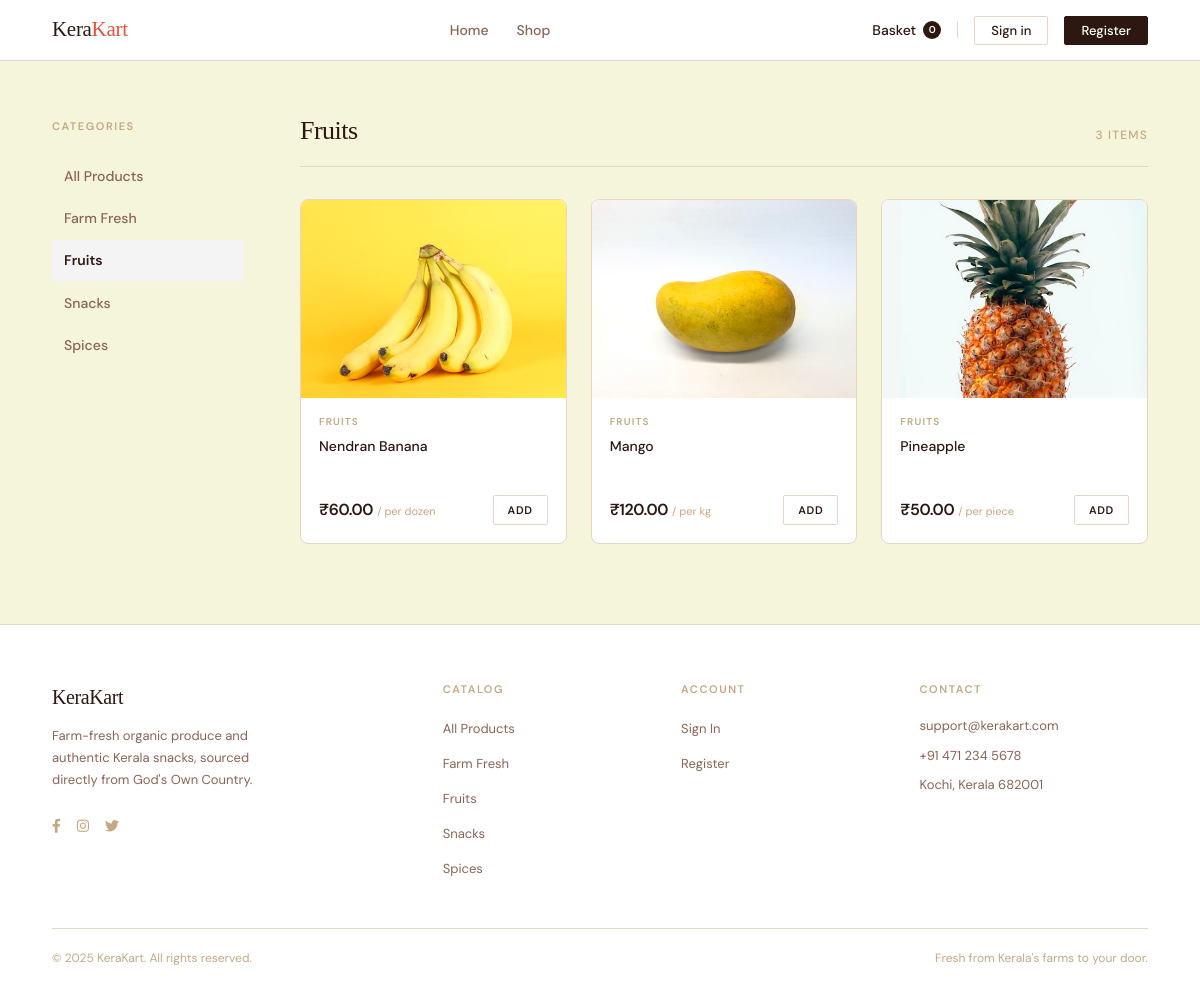
Page /products/?category=fruits on the committed database.
### store/models.py (models this page shows, shortened)
class Category(models.Model):
    name = models.CharField(max_length=100)
    slug = models.SlugField(unique=True)
    image = models.ImageField(upload_to='categories/', blank=True)
    class Meta:
        verbose_name_plural = 'categories'

class Product(models.Model):
    category = models.ForeignKey(Category, on_delete=models.CASCADE, related_name='products')
    name = models.CharField(max_length=200)
    slug = models.SlugField(unique=True)
    description = models.TextField()
    price = models.DecimalField(max_digits=8, decimal_places=2)
    unit = models.CharField(max_length=50)  # e.g. "per kg", "per pack"
    image = models.ImageField(upload_to='products/', blank=True)
    stock = models.PositiveIntegerField(default=0)
    is_available = models.BooleanField(default=True)

### store/views.py (the view)
# urls.py: path('products/', views.product_list, name='product_list'),
def product_list(request):
    categories = Category.objects.all()
    products = Product.objects.filter(is_available=True)
    category_slug = request.GET.get('category')
    selected_category = None
    if category_slug:
        selected_category = get_object_or_404(Category, slug=category_slug)
        products = products.filter(category=selected_category)
    context = {
        'categories': categories,
        'products': products,
        'selected_category': selected_category,
    }
    return render(request, 'store/products.html', context)

### cart/context_processors.py (called while the page is built)
def cart_count(request):
    count = 0
    if 'cart' in request.session:
        cart = request.session['cart']
        for item in cart.values():
            count += item.get('qty', 0)
    return {'cart_count': count}

### templates/store/products.html (shortened to what this page needs)
{% extends 'base.html' %}
{% load static %}
{% block content %}
<div class="container">
    <div class="catalog-layout">
        <aside class="sidebar">
            <p class="sidebar-title">Categories</p>
            <ul class="filter-list">
                <li class="filter-item">
                    <a href="{% url 'store:product_list' %}" class="filter-link {% if not selected_category %}active{% endif %}">
                        All Products
                    </a>
                </li>
                {% for category in categories %}
                    <li class="filter-item">
                        <a href="{% url 'store:product_list' %}?category={{ category.slug }}"
                           class="filter-link {% if selected_category.id == category.id %}active{% endif %}">
                            {{ category.name }}
                        </a>
                    </li>
                {% endfor %}
            </ul>
        </aside>
        <section>
            <div class="catalog-header section-header fade-up">
                <h1 class="catalog-title">
                    {% if selected_category %}{{ selected_category.name }}{% else %}All Products{% endif %}
                </h1>
                <span class="catalog-count">{{ products.count }} item{{ products.count|pluralize }}</span>
            </div>
            <div class="products-grid">
                {% for product in products %}
                    <div class="product-card prod-card fade-up" style="transition-delay: {{ forloop.counter0 }}00ms">
                        <div class="product-card-img">
                            {% if product.image %}
                                <img src="{{ product.image.url }}" alt="{{ product.name }}">
                            {% else %}
                                <img src="https://images.unsplash.com/photo-1542838132-92c53300491e?w=500&q=80" alt="{{ product.name }}">
                            {% endif %}
                        </div>
                        <div class="product-card-body">
                            <span class="product-card-cat">{{ product.category.name }}</span>
                            <a href="{% url 'store:product_detail' product.slug %}" class="product-card-name">{{ product.name }}</a>
                            <div class="product-card-footer">
                                <div>
                                    <span class="product-price">₹{{ product.price }}</span>
                                    <span class="product-unit">/ {{ product.unit }}</span>
                                </div>
                                {% if product.stock > 0 and product.is_available %}
                                    <form action="{% url 'cart:add_to_cart' product.id %}" method="post" class="inline-form">
                                        <button type="submit" class="btn-add">Add</button>
                                    </form>
                                {% else %}
                                    <button class="btn-add" disabled>Sold out</button>
                                {% endif %}
                            </div>
                        </div>
                    </div>
                {% empty %}
                    <div class="empty-state" style="grid-column: 1 / -1;">
                        <h2>Nothing here yet</h2>
                        <p>No products available in this category right now.</p>
                        <a href="{% url 'store:product_list' %}" class="btn btn-outline" style="margin-top: 8px;">Browse All Products</a>
                    </div>
                {% endfor %}
            </div>
        </section>
    </div>
</div>
{% endblock %}

### static/css/style.css (style rules this page uses)
:root { --cream: #F5F5DC; --sienna: #E35336; --sandy: #F4A460; --brown: #A0522D; --dark: #2C1810; --white: #FFFFFF; --muted: #8B6355; --border: #E8D5C4; --ink: #2C1810; --ink-soft: #8B6355; --ink-faint: #C4A882; --surface: #F5F5DC; --surface-2: #FFFFFF; --accent: #E35336; --accent-dim: #FDF0E6; --font-serif: 'Cormorant Garant', Georgia, serif; --font-body: 'DM Sans', system-ui, sans-serif; --font-ui: 'DM Sans', system-ui, sans-serif; --radius: 2px; --transition: all 0.16s ease; }
*, *::before, *::after { box-sizing: border-box; margin: 0; padding: 0; }
html { scroll-behavior: smooth; -webkit-font-smoothing: antialiased; }
body { background: var(--surface); color: var(--ink); font-family: var(--font-ui); font-size: 15px; line-height: 1.6; display: flex; flex-direction: column; min-height: 100vh; }
.container { width: 100%; max-width: 1160px; margin: 0 auto; padding: 0 32px; }
a { color: inherit; text-decoration: none; transition: var(--transition); }
img { display: block; max-width: 100%; }
h1, h2, h3 { font-family: var(--font-serif); font-weight: 400; line-height: 1.1; color: var(--ink); letter-spacing: -0.02em; }
p { color: var(--ink-soft); line-height: 1.7; }
.inline-form { display: inline; }
.products-grid { display: grid; grid-template-columns: repeat(auto-fill, minmax(240px, 1fr)); gap: 24px; }
.product-card { background: var(--surface-2); border: 1px solid var(--border); border-radius: 8px; overflow: hidden; display: flex; flex-direction: column; transition: var(--transition); position: relative; }
.product-card-img { aspect-ratio: 4/3; overflow: hidden; background: #F4F4F5; }
.product-card-img img { width: 100%; height: 100%; object-fit: cover; transition: transform 0.4s ease; }
.product-card-body { padding: 16px 18px 18px; display: flex; flex-direction: column; flex: 1; }
.product-card-cat { font-size: 10px; font-weight: 600; text-transform: uppercase; letter-spacing: 0.12em; color: var(--ink-faint); margin-bottom: 6px; }
.product-card-name { font-size: 14px; font-weight: 500; color: var(--ink); line-height: 1.45; margin-bottom: 18px; display: -webkit-box; -webkit-line-clamp: 2; line-clamp: 2; -webkit-box-orient: vertical; overflow: hidden; min-height: 2.9em; }
.product-card-footer { display: flex; align-items: center; justify-content: space-between; margin-top: auto; gap: 12px; }
.product-price { font-size: 16px; font-weight: 600; color: var(--ink); letter-spacing: -0.02em; }
.product-unit { font-size: 11px; color: var(--ink-faint); font-weight: 400; }
.btn-add { padding: 7px 14px; font-size: 11px; font-weight: 600; font-family: var(--font-ui); letter-spacing: 0.06em; text-transform: uppercase; border: 1px solid var(--border); border-radius: var(--radius); background: var(--surface-2); color: var(--ink); cursor: pointer; transition: var(--transition); white-space: nowrap; }
.catalog-layout { display: grid; grid-template-columns: 192px 1fr; gap: 56px; padding: 56px 0 80px; }
.sidebar { position: sticky; top: 76px; height: fit-content; }
.sidebar-title { font-size: 11px; font-weight: 600; text-transform: uppercase; letter-spacing: 0.14em; color: var(--ink-faint); margin-bottom: 20px; }
.filter-list { list-style: none; }
.filter-item { margin-bottom: 2px; }
.filter-link { display: block; padding: 9px 12px; font-size: 14px; font-weight: 500; color: var(--ink-soft); border-radius: var(--radius); transition: var(--transition); }
.filter-link.active { color: var(--ink); background: #F4F4F5; font-weight: 600; }
.catalog-header { display: flex; align-items: baseline; justify-content: space-between; margin-bottom: 32px; padding-bottom: 20px; border-bottom: 1px solid var(--border); }
.catalog-title { font-family: var(--font-serif); font-size: 26px; font-weight: 400; color: var(--ink); }
.catalog-count { font-size: 12px; color: var(--ink-faint); font-weight: 500; text-transform: uppercase; letter-spacing: 0.1em; }
:root { --cream: #FFF8EE; --sienna: #A0522D; --sandy: #E1B27B; --brown: #5C2E16; }
.fade-up { opacity: 0; transform: translateY(24px); transition: opacity 0.5s ease, transform 0.5s ease; }
.fade-up.visible { opacity: 1; transform: translateY(0); }
.btn-primary, .add-btn, .btn-add, .btn, button[type="submit"] { transition: transform 0.1s ease, background 0.15s ease !important; }

### rows in the picture
Category: name "Farm Fresh"
Category: name "Fruits"
Category: name "Snacks"
Category: name "Spices"
Product: image (picture), category.name "FRUITS", name "Nendran Banana", price "60.00", unit "per dozen", stock "ADD"
Product: image (picture), category.name "FRUITS", name "Mango", price "120.00", unit "per kg", stock "ADD"
Product: image (picture), category.name "FRUITS", name "Pineapple", price "50.00", unit "per piece", stock "ADD"

### other values in the picture
{{ cart_count|default:0 }} "0"
{{ products.count }} "3"
